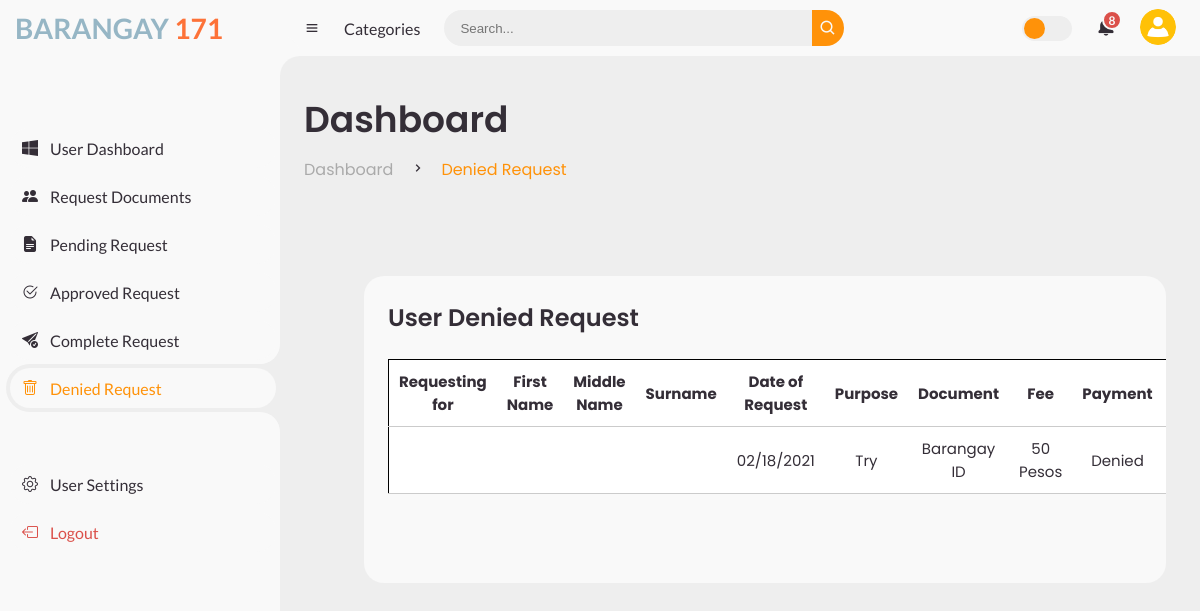
The app's page /userdenreq.php (signed in) with its own data.
### tables this page shows
CREATE TABLE `request` (
  `Username` varchar(50) NOT NULL,
  `id` int(11) NOT NULL,
  `requestingfor` varchar(50) NOT NULL,
  `firstname` varchar(50) NOT NULL,
  `midname` varchar(50) NOT NULL,
  `surname` varchar(50) NOT NULL,
  `Fullname` varchar(50) NOT NULL,
  `Birthdate` varchar(20) NOT NULL,
  `Age` int(2) NOT NULL,
  `Gender` varchar(50) NOT NULL,
  `HomeAddress` varchar(50) NOT NULL,
  `Contact` varchar(11) NOT NULL,
  `DateofRequest` varchar(11) NOT NULL,
  `Purposes` varchar(50) NOT NULL,
  `Documents` varchar(50) NOT NULL,
  `Fee` varchar(50) NOT NULL,
  `ValidID` varchar(50) NOT NULL,
  `FrontID` longblob NOT NULL,
  `BackID` longblob NOT NULL,
  `Payment` varchar(50) NOT NULL,
  `Service` varchar(50) NOT NULL,
  `Status` varchar(50) NOT NULL,
  `approvedby` varchar(255) NOT NULL,
  `deniedby` varchar(255) DEFAULT NULL

);

### usersession.php (called while the page is built, shortened)
<?php
   $user_check = $_SESSION['login_user'];
?>

### requestdenied.php (called while the page is built, shortened)
<?php
$db = mysqli_connect('localhost', 'root', '', 'bdors');
$result = mysqli_query($db, "SELECT * FROM request where Status='Denied' and Username = '$user_check'");
?>

### userdenreq.php (the view, shortened to what this page needs)
<?php
include 'usersession.php';
?>
<!DOCTYPE html>
<html lang="en">
<head>
	<link href='https://unpkg.com/boxicons@2.0.9/css/boxicons.min.css' rel='stylesheet'>
    <link rel="stylesheet" href="https://cdn.jsdelivr.net/npm/bootstrap-icons@1.11.2/font/bootstrap-icons.min.css">
</head>
<body>
	<section id="sidebar">
		<a href="#" class="brand">
			<h3  class="text">
                Barangay
                <span>171</span>
            </h3>
		</a>
		<ul class="side-menu top">
			<li>
				<a href="userportal.php">
                    <i class="bi bi-windows"></i>
					<span class="text">User Dashboard</span>
				</a>
			</li>
			<li>
				<a href="userreq_doc.php">
                    <i class="bi bi-people-fill"></i>
					<span class="text">Request Documents</span>
				</a>
			</li>
			<li class>
				<a href="userrequest.php">
                    <i class="bi bi-file-earmark-text-fill"></i>
					<span class="text">Pending Request</span>
				</a>
			</li>
            <li class>
				<a href="userapvreq.php">
				<i class="bi bi-check2-circle"></i>
					<span class="text">Approved Request</span>
				</a>
			</li>
            <li class>
				<a href="usercomreq.php">
				<i class="bi bi-send-check-fill"></i>
					<span class="text">Complete Request</span>
				</a>
			</li>
            <li class="active">
				<a href="userdenreq.php">
				<i class="bi bi-trash"></i>
					<span class="text">Denied Request</span>
				</a>
			</li>
		</ul>
		<ul class="side-menu">
			<li>
				<a href="usersetting.php">
                    <i class="bi bi-gear"></i>
					<span class="text">User Settings</span>
				</a>
			</li>
			<li>
				<a href="login.php" class="logout">
                    <i class="bi bi-box-arrow-left"></i>
					<span class="text">Logout</span>
				</a>
			</li>
		</ul>
	</section>
	<section id="content">
		<nav>
			<i class='bx bx-menu' ></i>
			<a href="#" class="nav-link">Categories</a>
			<form action="#">
				<div class="form-input">
					<input type="search" placeholder="Search...">
					<button type="submit" class="search-btn"><i class='bx bx-search' ></i></button>
				</div>
			</form>
			<label for="switch-mode" class="switch-mode"></label>
			<a href="#" class="notification">
				<span class="num">8</span>
			</a>
			<a href="#" class="profile">
				<img src="img/user.png">
			</a>
		</nav>
		<main>
			<div class="head-title">
				<div class="left">
					<h1>Dashboard</h1>
					<ul class="breadcrumb">
						<li>
							<a href="userportal.php">Dashboard</a>
						</li>
						<li><i class='bx bx-chevron-right' ></i></li>
						<li>
							<a class="active" href="userdenreq.php">Denied Request</a>
						</li>
					</ul>
				</div>
			</div>
			<div class="content1">
<div class="table-data">
				<div class="order">
					<div class="head">
						<h3>User Denied Request</h3>
					</div>
<?php include ('requestdenied.php');?>
					<table>
						<thead>
						<tr>
   <td><label><b>Requesting for</b></label></td>
   <td><label><b>First Name</b></label></td>
   <td><label><b>Middle Name</b></label></td>
   <td><label><b>Surname</b></label></td>
   <td><label><b>Date of Request</b></label></td>
   <td><label><b>Purpose</b></label></td>
   <td><label><b>Document</b></label></td>
   <td><label><b>Fee</b></label></td>
   <td><label><b>Payment</b></label></td>
   <td><label><b>Service</b></label></td>
   </tr>
						</thead>
						<tbody>
						<?php while ($row=mysqli_fetch_array($result)){ ?>
   <tr>
   <td><?php echo $row['requestingfor'];?></td>
   <td><?php echo $row['firstname'];?></td>
   <td><?php echo $row['middlename'];?></td>
   <td><?php echo $row['surname'];?></td>
  <td><?php echo $row['DateofRequest'];?></td>
  <td><?php echo $row['Purposes'];?></td>
  <td><?php echo $row['Documents'];?></td>
  <td><?php echo $row['Fee'];?></td>
  <td><?php echo $row['Payment'];?></td>
  <td><?php echo $row['Service'];?></td>
  </tr>
  <?php } ?>
						</tbody>
					</table>
				</div>
</div>
		</main>
	</section>
</body>
</html>

### records on screen
request: DateofRequest "02/18/2021", Purposes "Try", Documents "Barangay ID", Fee "50 Pesos", Payment "Denied"
